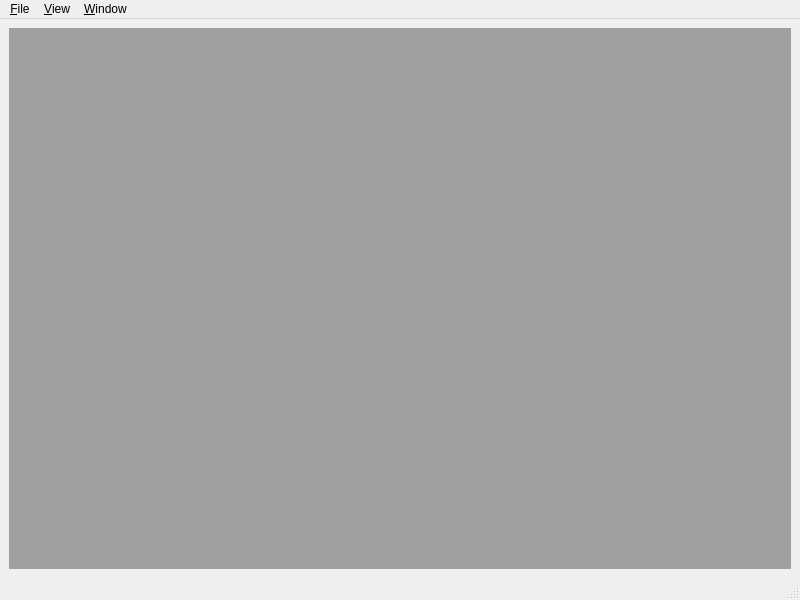
<?xml version="1.0" encoding="UTF-8"?>
<ui version="4.0">
 <class>MainWindow</class>
 <widget class="QMainWindow" name="MainWindow">
  <property name="geometry">
   <rect>
    <x>0</x>
    <y>0</y>
    <width>800</width>
    <height>600</height>
   </rect>
  </property>
  <property name="windowTitle">
   <string>mesycontrol</string>
  </property>
  <widget class="QWidget" name="centralwidget">
   <layout class="QGridLayout" name="gridLayout_3">
    <item row="0" column="0">
     <widget class="QMdiArea" name="mdiArea">
      <property name="verticalScrollBarPolicy">
       <enum>Qt::ScrollBarAsNeeded</enum>
      </property>
      <property name="horizontalScrollBarPolicy">
       <enum>Qt::ScrollBarAsNeeded</enum>
      </property>
     </widget>
    </item>
   </layout>
  </widget>
  <widget class="QMenuBar" name="menubar">
   <property name="geometry">
    <rect>
     <x>0</x>
     <y>0</y>
     <width>800</width>
     <height>21</height>
    </rect>
   </property>
   <widget class="QMenu" name="menu_File">
    <property name="title">
     <string>&amp;File</string>
    </property>
    <addaction name="actionLoad_Setup"/>
    <addaction name="actionSave_Setup"/>
    <addaction name="actionConnect"/>
    <addaction name="separator"/>
    <addaction name="action_Quit"/>
   </widget>
   <widget class="QMenu" name="menu_Window">
    <property name="title">
     <string>&amp;Window</string>
    </property>
    <addaction name="action_Cascade_Windows"/>
    <addaction name="action_Tile_Windows"/>
    <addaction name="separator"/>
   </widget>
   <widget class="QMenu" name="menu_View">
    <property name="title">
     <string>&amp;View</string>
    </property>
   </widget>
   <addaction name="menu_File"/>
   <addaction name="menu_View"/>
   <addaction name="menu_Window"/>
  </widget>
  <widget class="QStatusBar" name="statusbar"/>
  <action name="action_Quit">
   <property name="text">
    <string>&amp;Quit</string>
   </property>
   <property name="shortcut">
    <string>Ctrl+Q</string>
   </property>
   <property name="shortcutContext">
    <enum>Qt::ApplicationShortcut</enum>
   </property>
  </action>
  <action name="action_Cascade_Windows">
   <property name="text">
    <string>&amp;Cascade Windows</string>
   </property>
  </action>
  <action name="action_Tile_Windows">
   <property name="text">
    <string>&amp;Tile Windows</string>
   </property>
  </action>
  <action name="actionConnect">
   <property name="text">
    <string>&amp;Connect...</string>
   </property>
  </action>
  <action name="actionLoad_Setup">
   <property name="text">
    <string>Load Setup</string>
   </property>
   <property name="statusTip">
    <string>Load Setup</string>
   </property>
  </action>
  <action name="actionSave_Setup">
   <property name="text">
    <string>Save Setup</string>
   </property>
  </action>
 </widget>
 <resources/>
 <connections>
  <connection>
   <sender>action_Quit</sender>
   <signal>triggered()</signal>
   <receiver>MainWindow</receiver>
   <slot>close()</slot>
   <hints>
    <hint type="sourcelabel">
     <x>-1</x>
     <y>-1</y>
    </hint>
    <hint type="destinationlabel">
     <x>399</x>
     <y>299</y>
    </hint>
   </hints>
  </connection>
  <connection>
   <sender>action_Cascade_Windows</sender>
   <signal>triggered()</signal>
   <receiver>mdiArea</receiver>
   <slot>cascadeSubWindows()</slot>
   <hints>
    <hint type="sourcelabel">
     <x>-1</x>
     <y>-1</y>
    </hint>
    <hint type="destinationlabel">
     <x>536</x>
     <y>300</y>
    </hint>
   </hints>
  </connection>
  <connection>
   <sender>action_Tile_Windows</sender>
   <signal>triggered()</signal>
   <receiver>mdiArea</receiver>
   <slot>tileSubWindows()</slot>
   <hints>
    <hint type="sourcelabel">
     <x>-1</x>
     <y>-1</y>
    </hint>
    <hint type="destinationlabel">
     <x>536</x>
     <y>300</y>
    </hint>
   </hints>
  </connection>
 </connections>
</ui>
